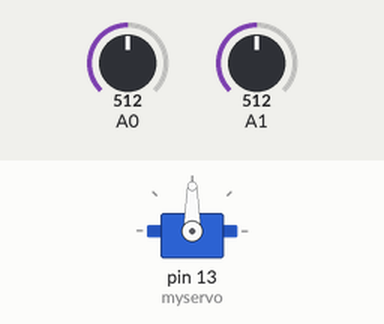
This sketch was run on a simulated Arduino Uno, built with avr-gcc and run on an emulated ATmega328P. Parts: servo. The test bench sets the inputs (shaded band); at power-on: A0 = 512, A1 = 512.

Above: at 1.2 s.
1.3 s: A0 set to 716
At 2.5 s:
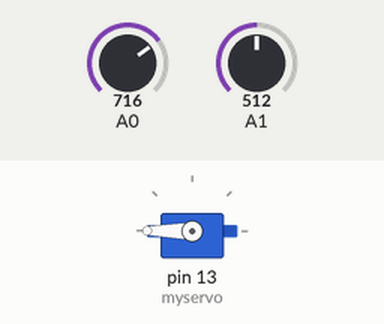
2.8 s: A1 set to 900
At 3.9 s:
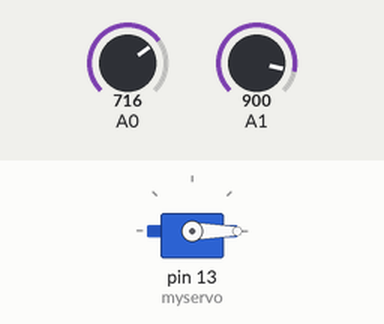
4.3 s: A1 set to 716
At 5.0 s:
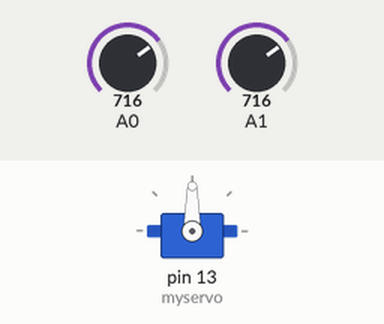
5.8 s: A1 set to 511
At 6.2 s:
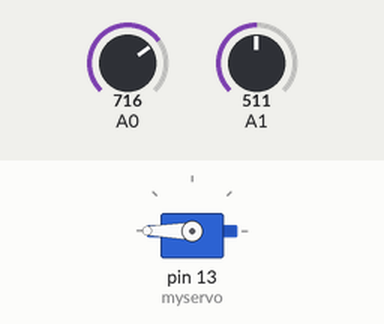
Timing chart, 0 to 8.3 s (numbered marks = the images above; inputs shaded):
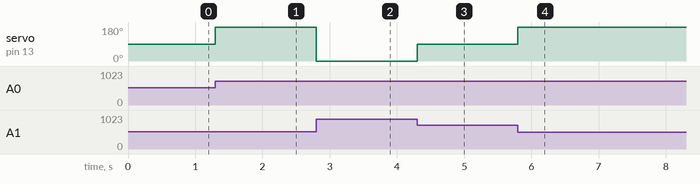

The sketch:

Servo_Moving_3_Ways.ino
```cpp
#include <Servo.h>
Servo myservo;

void setup() {
  // put your setup code here, to run once:
  myservo.attach(13);

}

void loop() {
  // put your main code here, to run repeatedly:
  int sensorValue = analogRead(A1);
  int sensorValue2 = analogRead(A0);
  if ( sensorValue > sensorValue2 ) {
    myservo.write(0);
  }
  else {
    if ( sensorValue == sensorValue2 ) {
      myservo.write(90);
    }
    else {

      myservo.write(180);
    }
  }

}
```

Measured:
- after the input at 1.3 s, servo on pin 13 (myservo): 90° → 180° at once
- after the input at 2.8 s, servo on pin 13 (myservo): 180° → 0° at once
- after the input at 4.3 s, servo on pin 13 (myservo): 0° → 90° at once
- after the input at 5.8 s, servo on pin 13 (myservo): 90° → 180° at once
